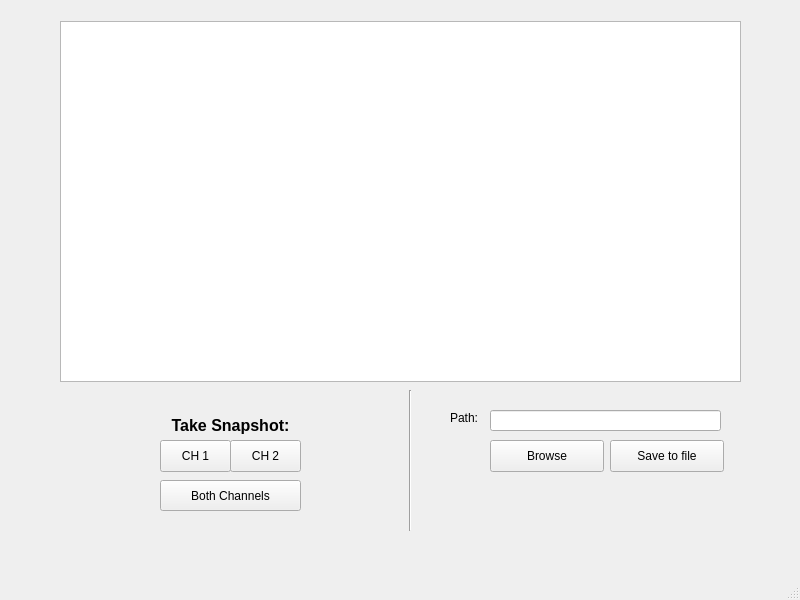
<?xml version="1.0" encoding="UTF-8"?>
<ui version="4.0">
 <class>MainWindow</class>
 <widget class="QMainWindow" name="MainWindow">
  <property name="geometry">
   <rect>
    <x>0</x>
    <y>0</y>
    <width>800</width>
    <height>600</height>
   </rect>
  </property>
  <property name="windowTitle">
   <string>MainWindow</string>
  </property>
  <widget class="QWidget" name="centralwidget">
   <widget class="QPushButton" name="snapshotButtonCH1">
    <property name="geometry">
     <rect>
      <x>160</x>
      <y>440</y>
      <width>71</width>
      <height>32</height>
     </rect>
    </property>
    <property name="text">
     <string>CH 1</string>
    </property>
   </widget>
   <widget class="Line" name="line">
    <property name="geometry">
     <rect>
      <x>400</x>
      <y>390</y>
      <width>20</width>
      <height>141</height>
     </rect>
    </property>
    <property name="orientation">
     <enum>Qt::Vertical</enum>
    </property>
   </widget>
   <widget class="QLineEdit" name="filepath">
    <property name="geometry">
     <rect>
      <x>490</x>
      <y>410</y>
      <width>231</width>
      <height>21</height>
     </rect>
    </property>
   </widget>
   <widget class="QLabel" name="label">
    <property name="geometry">
     <rect>
      <x>450</x>
      <y>410</y>
      <width>59</width>
      <height>16</height>
     </rect>
    </property>
    <property name="text">
     <string>Path:</string>
    </property>
   </widget>
   <widget class="QPushButton" name="browse">
    <property name="geometry">
     <rect>
      <x>490</x>
      <y>440</y>
      <width>114</width>
      <height>32</height>
     </rect>
    </property>
    <property name="text">
     <string>Browse</string>
    </property>
   </widget>
   <widget class="QPushButton" name="savebutton">
    <property name="geometry">
     <rect>
      <x>610</x>
      <y>440</y>
      <width>114</width>
      <height>32</height>
     </rect>
    </property>
    <property name="text">
     <string>Save to file</string>
    </property>
   </widget>
   <widget class="PlotWidget" name="snapshotGraph">
    <property name="geometry">
     <rect>
      <x>60</x>
      <y>21</y>
      <width>681</width>
      <height>361</height>
     </rect>
    </property>
   </widget>
   <widget class="QPushButton" name="snapshotButtonCH2">
    <property name="geometry">
     <rect>
      <x>230</x>
      <y>440</y>
      <width>71</width>
      <height>32</height>
     </rect>
    </property>
    <property name="text">
     <string>CH 2</string>
    </property>
   </widget>
   <widget class="QPushButton" name="snapshotButtonCH12">
    <property name="geometry">
     <rect>
      <x>160</x>
      <y>480</y>
      <width>141</width>
      <height>31</height>
     </rect>
    </property>
    <property name="text">
     <string>Both Channels</string>
    </property>
   </widget>
   <widget class="QLabel" name="label_2">
    <property name="geometry">
     <rect>
      <x>160</x>
      <y>410</y>
      <width>141</width>
      <height>31</height>
     </rect>
    </property>
    <property name="text">
     <string>&lt;html&gt;&lt;head/&gt;&lt;body&gt;&lt;p align=&quot;center&quot;&gt;&lt;span style=&quot; font-size:12pt; font-weight:600;&quot;&gt;Take Snapshot:&lt;/span&gt;&lt;/p&gt;&lt;/body&gt;&lt;/html&gt;</string>
    </property>
   </widget>
  </widget>
  <widget class="QMenuBar" name="menubar">
   <property name="geometry">
    <rect>
     <x>0</x>
     <y>0</y>
     <width>800</width>
     <height>21</height>
    </rect>
   </property>
  </widget>
  <widget class="QStatusBar" name="statusbar"/>
 </widget>
 <customwidgets>
  <customwidget>
   <class>PlotWidget</class>
   <extends>QGraphicsView</extends>
   <header>pyqtgraph</header>
  </customwidget>
 </customwidgets>
 <resources/>
 <connections/>
</ui>
